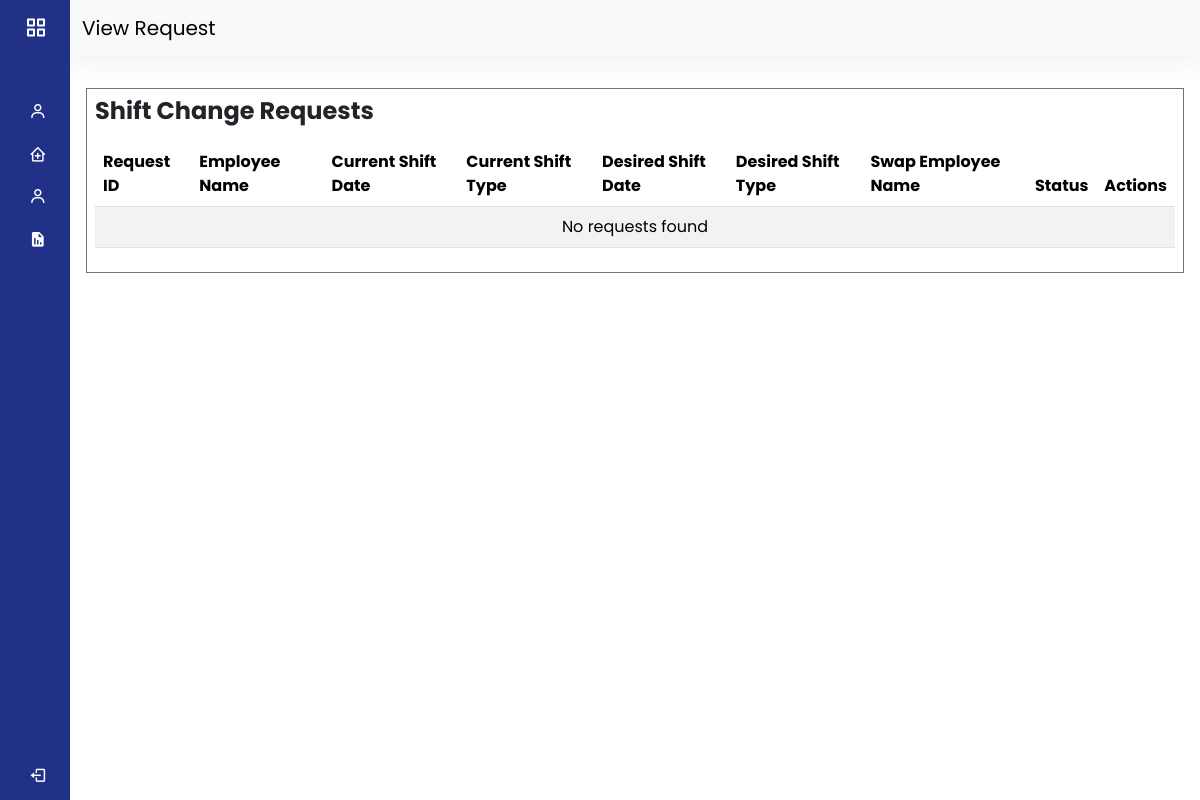
/admin/request.php, run on an earlier commit of the app's database.
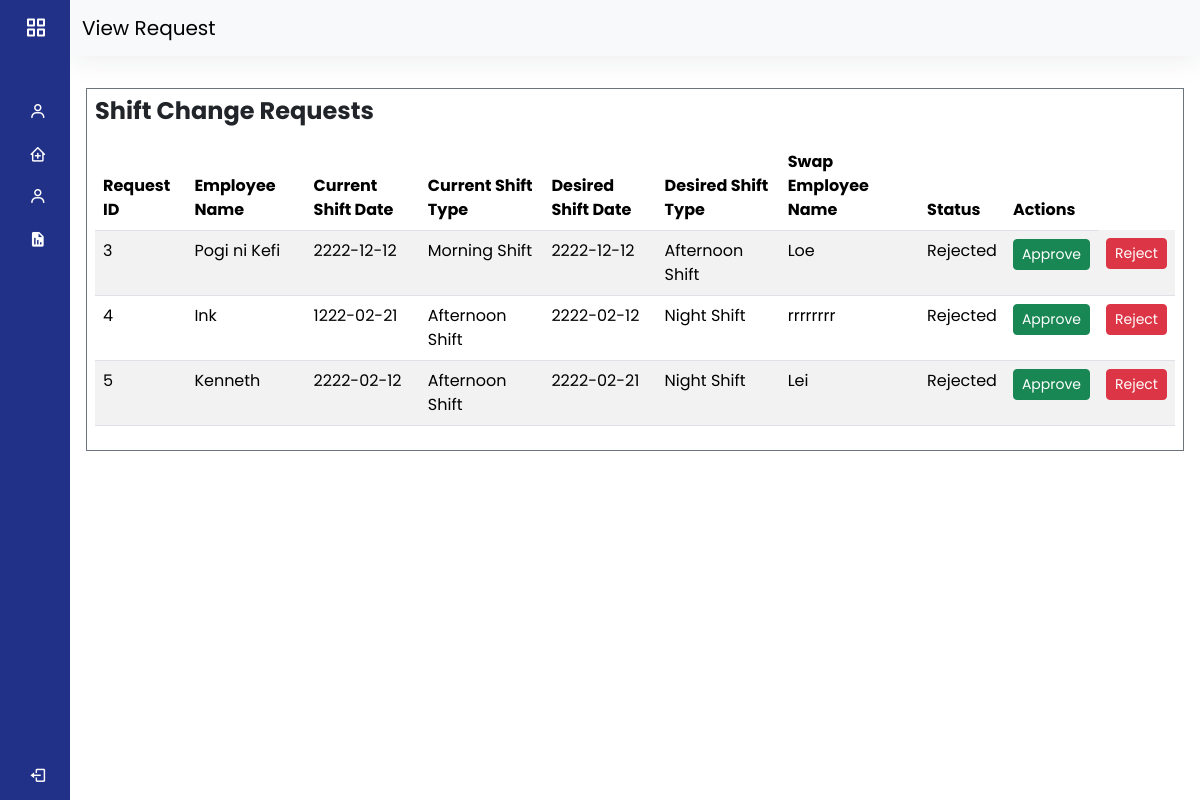
And on a later commit of the database.
### tables this page shows
CREATE TABLE `shift_change_requests` (
  `requestID` int(11) NOT NULL,
  `employeeName` varchar(255) NOT NULL,
  `currentShiftDate` varchar(50) NOT NULL,
  `currentShiftType` varchar(50) NOT NULL,
  `desiredShiftDate` varchar(50) NOT NULL,
  `desiredShiftType` varchar(50) NOT NULL,
  `swapEmployeeName` varchar(255) DEFAULT NULL,
  `requestDate` timestamp NOT NULL DEFAULT current_timestamp(),
  `status` enum('Pending','Approved','Rejected') DEFAULT 'Pending'
);

### admin/request.php (the view, shortened to what the changed rows need)
<?php
require_once("/xampp/htdocs/LEI/connections.php");
$sql = "SELECT requestID, employeeName, currentShiftDate, currentShiftType, desiredShiftDate, desiredShiftType, swapEmployeeName, status FROM shift_change_requests";
$result = $connections->query($sql);
?>
<!DOCTYPE html>
<html>
<head>
    <link href='https://unpkg.com/boxicons@2.1.4/css/boxicons.min.css' rel='stylesheet'>
    <link href="https://cdn.jsdelivr.net/npm/bootstrap@5.3.2/dist/css/bootstrap.min.css" rel="stylesheet"
>
    <link rel="stylesheet" href="dashboard.css">
</head>
<body>
    <div class="wrapper">
        <div class="main">
            <main class="content px-3 py-4">
                    <div class="mt-2 p-2 border border-secondary">
                        <table class="table table-striped">
                            <thead>
                                <tr>
                                    <th scope="col">Request ID</th>
                                    <th scope="col">Employee Name</th>
                                    <th scope="col">Current Shift Date</th>
                                    <th scope="col">Current Shift Type</th>
                                    <th scope="col">Desired Shift Date</th>
                                    <th scope="col">Desired Shift Type</th>
                                    <th scope="col">Swap Employee Name</th>
                                    <th scope="col">Status</th>
                                    <th scope="col">Actions</th>
                                </tr>
                            </thead>
                            <tbody>
                                <?php
                                if ($result->num_rows > 0) {
                                    while ($row = $result->fetch_assoc()) {
                                        echo "<tr>
                                                <td>" . $row["requestID"] . "</td>
                                                <td>" . $row["employeeName"] . "</td>
                                                <td>" . $row["currentShiftDate"] . "</td>
                                                <td>" . $row["currentShiftType"] . "</td>
                                                <td>" . $row["desiredShiftDate"] . "</td>
                                                <td>" . $row["desiredShiftType"] . "</td>
                                                <td>" . $row["swapEmployeeName"] . "</td>
                                                <td>" . $row["status"] . "</td>
                                                <td>
                                                    <form action='" . $_SERVER['PHP_SELF'] . "' method='POST' style='display:inline;'>
                                                        <input type='hidden' name='requestID' value='" . $row["requestID"] . "'>
                                                        <button type='submit' name='approve' class='btn btn-success btn-sm'>Approve</button>
                                                    </form>
                                                </td>
                                                <td>
                                                    <form action='" . $_SERVER['PHP_SELF'] . "' method='POST' style='display:inline;'>
                                                        <input type='hidden' name='requestID' value='" . $row["requestID"] . "'>
                                                        <button type='submit' name='reject' class='btn btn-danger btn-sm'>Reject</button>
                                                    </form>
                                                </td>
                                            </tr>";
                                    }
                                } else {
                                    echo "<tr><td colspan='9' class='text-center'>No requests found</td></tr>";
                                }
                                ?>
                            </tbody>
                        </table>
                    </div>
                </div>
    </div>
</body>
</html>

What changed in the data, as far as the page shows it:
added shift_change_requests: requestID "3", employeeName "Pogi ni Kefi", currentShiftDate "2222-12-12", currentShiftType "Morning Shift", desiredShiftDate "2222-12-12", desiredShiftType "Afternoon Shift", swapEmployeeName "Loe", status "Rejected"
added shift_change_requests: requestID "4", employeeName "Ink", currentShiftDate "1222-02-21", currentShiftType "Afternoon Shift", desiredShiftDate "2222-02-12", desiredShiftType "Night Shift", swapEmployeeName "rrrrrrrr", status "Rejected"
added shift_change_requests: requestID "5", employeeName "Kenneth", currentShiftDate "2222-02-12", currentShiftType "Afternoon Shift", desiredShiftDate "2222-02-21", desiredShiftType "Night Shift", swapEmployeeName "Lei", status "Rejected"
Also different on the page:
text no longer shown: "No requests found"
